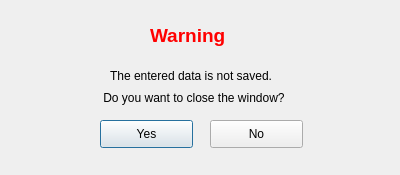
<?xml version="1.0" encoding="UTF-8"?>
<ui version="4.0">
 <class>Dialog</class>
 <widget class="QDialog" name="Dialog">
  <property name="geometry">
   <rect>
    <x>0</x>
    <y>0</y>
    <width>400</width>
    <height>175</height>
   </rect>
  </property>
  <property name="windowTitle">
   <string>Dialog</string>
  </property>
  <widget class="QLabel" name="label">
   <property name="geometry">
    <rect>
     <x>150</x>
     <y>20</y>
     <width>111</width>
     <height>31</height>
    </rect>
   </property>
   <property name="font">
    <font>
     <pointsize>14</pointsize>
     <weight>75</weight>
     <bold>true</bold>
    </font>
   </property>
   <property name="contextMenuPolicy">
    <enum>Qt::PreventContextMenu</enum>
   </property>
   <property name="text">
    <string>&lt;html&gt;&lt;head/&gt;&lt;body&gt;&lt;p&gt;&lt;span style=&quot; color:#ff0000;&quot;&gt;Warning&lt;/span&gt;&lt;/p&gt;&lt;/body&gt;&lt;/html&gt;</string>
   </property>
  </widget>
  <widget class="QLabel" name="label_2">
   <property name="geometry">
    <rect>
     <x>110</x>
     <y>50</y>
     <width>191</width>
     <height>51</height>
    </rect>
   </property>
   <property name="text">
    <string>The entered data is not saved.</string>
   </property>
  </widget>
  <widget class="QLabel" name="label_3">
   <property name="geometry">
    <rect>
     <x>100</x>
     <y>90</y>
     <width>201</width>
     <height>16</height>
    </rect>
   </property>
   <property name="text">
    <string> Do you want to close the window?</string>
   </property>
  </widget>
  <widget class="QPushButton" name="Yes_button">
   <property name="geometry">
    <rect>
     <x>100</x>
     <y>120</y>
     <width>93</width>
     <height>28</height>
    </rect>
   </property>
   <property name="contextMenuPolicy">
    <enum>Qt::NoContextMenu</enum>
   </property>
   <property name="text">
    <string>Yes</string>
   </property>
  </widget>
  <widget class="QPushButton" name="No_button_2">
   <property name="geometry">
    <rect>
     <x>210</x>
     <y>120</y>
     <width>93</width>
     <height>28</height>
    </rect>
   </property>
   <property name="text">
    <string>No</string>
   </property>
  </widget>
 </widget>
 <resources/>
 <connections/>
</ui>
